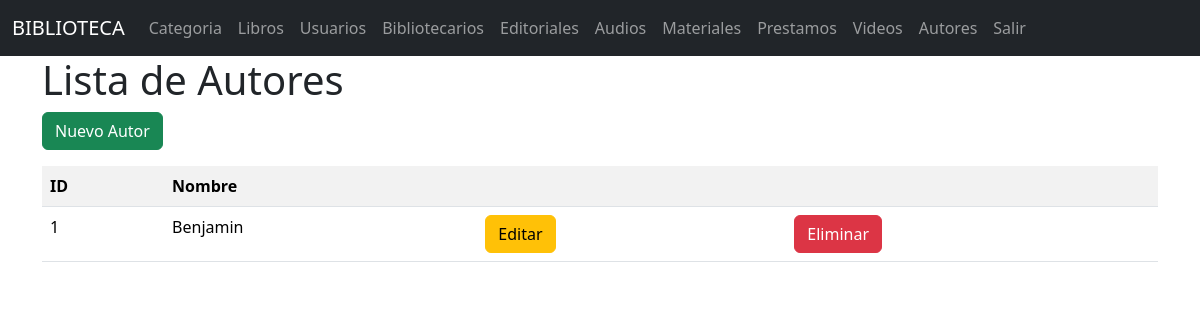
The app's page /autores/, older data.
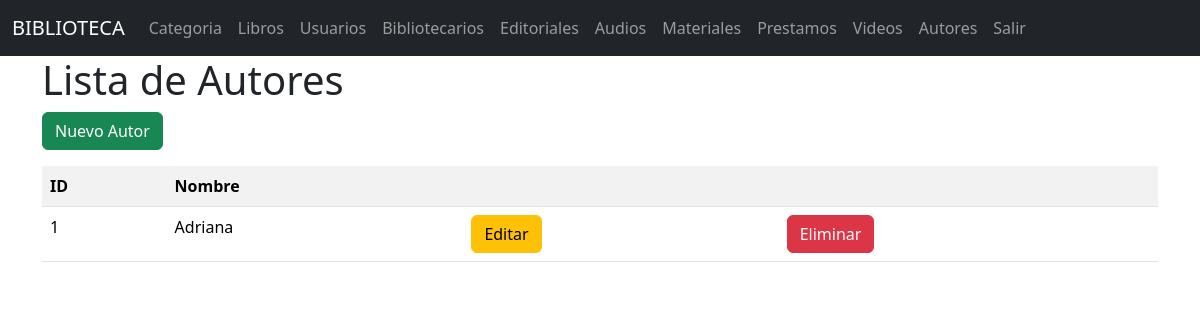
The same page, newer data.
### models/autores_model.py (models this page shows, shortened)
class Autores(db.Model):
    __tablename__ = "autores"
    id_autor = db.Column(db.Integer,primary_key=True)
    nombre = db.Column(db.String(150),nullable=False)
    materiales = db.relationship('Material', back_populates='autor')
    @staticmethod #no depende de la clase
    def get_all():
        return Autores.query.all()

### controllers/autores_controllers.py (the view)
@autor_bp.route("/")
def index():
    autores = Autores.get_all()
    return autores_view.list(autores)

### views/autores_view.py (called while the page is built)
def list(autores):
    return render_template('autores/index.html', autores=autores)

### templates/autores/index.html (shortened to what this page needs)
{% extends 'base.html' %}
{% block content %}
<h1>Lista de Autores</h1>
<a href="{{url_for('autores.create')}}" class="btn btn-success mb-3">Nuevo Autor</a>
<table class="table table-striped">
    <tr>
        <th>ID</th>
        <th>Nombre</th>
        <th></th>
        <th></th>
    </tr>
    {% for item in autores %}
    <tr>
        <td>{{item.id_autor}}</td>
        <td>{{item.nombre}}</td>
        <td>
            <a href="{{url_for('autores.edit',id_autor=item.id_autor)}}" class="btn btn-warning">Editar</a>
        </td>
        <td>
            <a href="{{url_for('autores.delete',id_autor=item.id_autor)}}" class="btn btn-danger">Eliminar</a>
        </td>
    </tr>
    {% endfor %}
</table>
{% endblock %}

Row changes from the older to the newer data that the page shows:
changed Autores id 1: nombre "Benjamin" → "Adriana"
